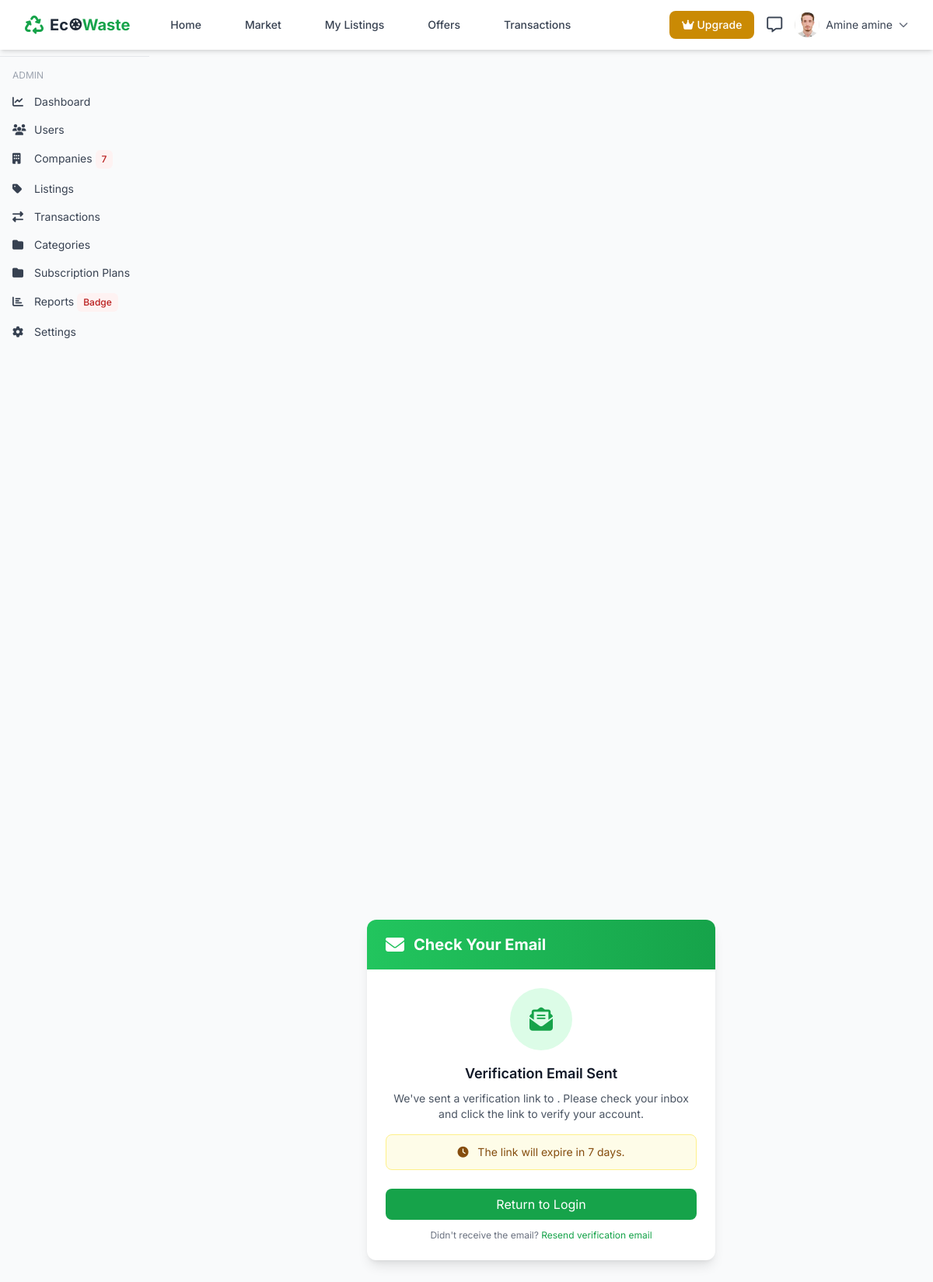
Page /auth/verification-sent (signed in) on the committed database.
### app/auth/models.py (models this page shows, shortened)
class User(db.Model,UserMixin):
    __tablename__ = 'user'
    id = db.Column(db.Integer(),primary_key=True)
    company_id = db.Column(db.Integer(),db.ForeignKey('company.id'))
    full_name = db.Column(db.String(length=30),nullable=False)
    avatar_url= db.Column(db.String(length=30))
    phone = db.Column(db.String(length=30))
    email = db.Column(db.String(length=50),nullable=False,index=True)
    email_verified=db.Column(db.Boolean(),default=False)
    password_hash=db.Column(db.String(length=50),nullable=False)
    role = db.Column(db.String(length=30),nullable=False)  # owner, manager, employee
    job_title =db.Column(db.String(length=30))
    department =db.Column(db.String(length=30))
    notification_preferences =db.Column(db.String(length=30))
    reset_password_token = db.Column(db.String(100), unique=True, index=True)
    reset_password_expires = db.Column(db.DateTime)
    email_verified = db.Column(db.Boolean, default=False)
    email_verified_at = db.Column(db.DateTime)
    verification_token = db.Column(db.String(100), unique=True)
    verification_token_expires = db.Column(db.DateTime)
    verification_attempts = db.Column(db.Integer, default=0)
    status=db.Column(db.String(length=30), default="active")
    authorized=db.Column(db.Boolean(),default=True)
    created_at = db.Column(db.DateTime(timezone=True), server_default=db.func.now())
    owned_company = db.relationship("Company", back_populates="users")
    items = db.relationship('Item', back_populates='owned_user',lazy=True)
    notifications = db.relationship('Notification', back_populates='user')
    transactions_as_seller_manager = db.relationship('Transaction',foreign_keys='Transaction.seller_manager_id', back_populates='seller_manager',lazy=True)
    transactions_as_buyer_manager = db.relationship('Transaction',foreign_keys='Transaction.buyer_manager_id',  back_populates='buyer_manager',lazy=True)
    reviews_written = db.relationship('Review', back_populates='reviewer',foreign_keys='Review.reviewer_id')
    @property
    def unread_notification_count(self):
        from app.auth.models import Notification
        from datetime import datetime
        Notif = namedtuple('Notif', ['related_type', 'related_type_count'])
        result=Notification.query.with_entities(
                Notification.related_type,
                func.count(Notification.id).label("related_type_count")
                ).group_by(Notification.related_type).filter_by(is_read=False,user_id=current_user.id).all()
        result_object={}
        for res in result:
            result_object[res.related_type]=res.related_type_count
        return result_object
    @property
    def password(self):
        return self.password

### app/auth/routes.py (the view)
@bp.route('/verification-sent')
def verification_sent():
    email = request.args.get('email', '')
    return render_template('verification_sent.html', email=email)

### app/__init__.py (called while the page is built)
@app.context_processor
def inject_now():
    return {'now': datetime.utcnow}

### app/auth/models.py (called while the page is built)
@login_manager.user_loader
def load_user(user_id):
    return User.query.get(int(user_id))

    @property
    def is_in_grace_period(self):
        if not self.subscription_grace_period_ends:
            return False
        return datetime.now() < self.subscription_grace_period_ends

### app/context_processors.py (called while the page is built)
def inject_notifications():
    def get_notifications(user_id=None):
        if user_id:
            return NotificationService.get_recent_notifications(user_id)
        return []
    def get_unread_count(user_id=None):
        if user_id:
            return NotificationService.get_unread_count(user_id)
        return 0
    def get_notification_badge(user):
        """Get notification data for a user"""
        if not user or not user.is_authenticated:
            return {'count': 0, 'notifications': []}
        return {
            'count': NotificationService.get_unread_count(user.id),
            'notifications': NotificationService.get_recent_notifications(user.id, limit=10)
        }
    return {
        'notification_badge': get_notification_badge,
        'get_notifications': get_notifications,
        'get_unread_count': get_unread_count
    }

def inject_notification_service():
    from app.services.notification_service import NotificationService
    return {'NotificationService': NotificationService}

### app/auth/templates/verification_sent.html (shortened to what this page needs)
{% extends "base.html" %}
{% block content %}
<div class="min-h-screen flex items-center justify-center bg-gray-50 py-12 px-4">
    <div class="max-w-md w-full">
        <div class="bg-white rounded-xl shadow-lg overflow-hidden">
            <div class="bg-gradient-to-r from-green-500 to-green-600 px-6 py-4">
                <div class="flex items-center space-x-3">
                    <i class="fas fa-envelope text-2xl text-white"></i>
                    <h2 class="text-xl font-bold text-white">Check Your Email</h2>
                </div>
            </div>
            <div class="p-6 text-center">
                <div class="w-20 h-20 bg-green-100 rounded-full flex items-center justify-center mx-auto mb-4">
                    <i class="fas fa-envelope-open-text text-3xl text-green-600"></i>
                </div>
                <h3 class="text-lg font-semibold text-gray-900 mb-2">Verification Email Sent</h3>
                <p class="text-gray-600 text-sm mb-4">
                    We've sent a verification link to <strong>{{ email }}</strong>.
                    Please check your inbox and click the link to verify your account.
                </p>
                <div class="bg-yellow-50 border border-yellow-200 rounded-lg p-3 text-sm text-yellow-800">
                    <i class="fas fa-clock mr-2"></i>
                    The link will expire in 7 days.
                </div>
                <div class="mt-6 space-y-3">
                    <a href="{{ url_for('auth.login') }}" class="block w-full bg-green-600 text-white py-2 rounded-lg hover:bg-green-700">
                        Return to Login
                    </a>
                    <p class="text-xs text-gray-500">
                        Didn't receive the email?
                        <a href="{{ url_for('auth.resend_verification') }}" class="text-green-600 hover:text-green-700">
                            Resend verification email
                        </a>
                    </p>
                </div>
            </div>
        </div>
    </div>
</div>
{% endblock %}

### app/templates/base.html (shortened to what this page needs)
<!DOCTYPE html>
<html lang="en">
<head>
    <script src="https://cdn.tailwindcss.com"></script>
    <link rel="stylesheet" href="https://cdnjs.cloudflare.com/ajax/libs/font-awesome/6.4.0/css/all.min.css">
</head>
<body class="bg-gray-50">
    <nav class="bg-white shadow-md sticky top-0 z-50">
        <div class="max-w-7xl mx-auto px-4 sm:px-6 lg:px-8">
            <div class="flex justify-between h-16">
                <div class="flex items-center">
                    <a href="{{ url_for('home') }}" class="flex items-center space-x-2">
                        <i class="fas fa-recycle text-2xl text-green-600"></i>
                        <span class="font-bold text-xl text-gray-800">Ec♼<span class="text-green-600">Waste</span></span>
                    </a>
                    <div class="hidden md:flex ml-10 space-x-8">
                        <a href="{{ url_for('home') }}" class="text-gray-700 hover:text-green-600 px-3 py-2 text-sm font-medium {% if request.endpoint == 'main.index' %}text-green-600 border-b-2 border-green-600{% endif %}">
                            Home
                        </a>
                        <a  href="{{url_for('listings.market_category')}}" class="text-gray-700 hover:text-green-600 px-3 py-2 text-sm font-medium ">
                            Market
                        </a>
                        {% if current_user.is_authenticated %}
                         {%set notif=current_user.unread_notification_count%}
                        <a href="{{ url_for('listings.listings') }}" class="text-gray-700 hover:text-green-600 px-3 py-2 text-sm font-medium">
                            My Listings
                        </a>
                            <a href="{{ url_for('offers.index') }}" class="relative inline-block text-gray-700 hover:text-green-600 px-3 py-2 text-sm font-medium">
                            Offers
                            </a>
                        <a href="{{ url_for('transactions.index') }}" class="relative inline-block text-gray-700 hover:text-green-600 px-3 py-2 text-sm font-medium">
                            Transactions
                        </a>
                        {% endif %}
                    </div>
                </div>
                <div class="flex items-center space-x-4">
                    {% if current_user.is_authenticated %}
                    {% if current_user.owned_company.subscription_status =="active" %}
                    <a href="{{ url_for('subscription.pricing') }}" class="bg-yellow-600 text-white px-4 py-2 rounded-lg text-sm font-medium hover:bg-fuchsia-700 transition">
                        <i class="fa-solid fa-crown"></i> {{current_user.owned_company.subscription_plan.name}}
                    </a>
                    {%elif current_user.owned_company.subscription_status =="pending_payment"%}
                     <a href="{{ url_for('subscription.pricing') }}" class="bg-yellow-600 text-white px-4 py-2 rounded-lg text-sm font-medium hover:bg-fuchsia-700 transition">
                        <i class="fa-solid fa-crown"></i> Pending
                    </a>
                    {% else %}
                     <a href="{{ url_for('subscription.pricing') }}" class="bg-yellow-600 text-white px-4 py-2 rounded-lg text-sm font-medium hover:bg-fuchsia-700 transition">
                        <i class="fa-solid fa-crown"></i> Upgrade
                    </a>
                    {% endif %}
                    <div class="relative inline-block">
                        <a href="{{ url_for('messages.index') }}" class="text-gray-700 hover:text-green-600">
                            <i class="fa-regular fa-message text-xl"></i>
                        </a>
                    </div>
                    <div class="relative group">
                        <button class="flex items-center space-x-2 focus:outline-none">
                            {% if current_user.avatar_url %}
                            <img src="{{ url_for('static', filename='uploads/avatars/' + current_user.avatar_url) }}" class="w-8 h-8 rounded-full object-cover">
                            {% else %}
                            <div class="w-8 h-8 rounded-full bg-green-100 flex items-center justify-center">
                                <span class="text-green-600 font-medium">{{ current_user.initials }}</span>
                            </div>
                            {% endif %}
                            <span class="text-sm text-gray-700 hidden md:inline">{{ current_user.full_name }}</span>
                            <i class="fas fa-chevron-down text-xs text-gray-500"></i>
                        </button>
                    </div>
                    {% endif %}
                </div>
            </div>
        </div>
    </nav>
    {% if current_user.is_authenticated and current_user.role == 'super_admin' %}
<div class="border-t mt-2 pt-2 w-48 float-left">
    <div class="px-4 py-2 text-xs text-gray-400 uppercase">Admin</div>
    <a href="{{ url_for('admin.dashboard') }}" class="block px-4 py-2 text-sm text-gray-700 hover:bg-gray-100">
        <i class="fas fa-chart-line w-5 mr-2"></i>Dashboard
    </a>
    <a href="{{ url_for('admin.users') }}" class="block px-4 py-2 text-sm text-gray-700 hover:bg-gray-100">
        <i class="fas fa-users w-5 mr-2"></i>Users {% if notif.user %}<span class="inline-flex items-center rounded-md bg-red-50 px-2 py-1 text-xs font-medium text-red-700 inset-ring inset-ring-red-600/10">{{ notif.user}}</span>{%endif%}
    </a>
    <a href="{{ url_for('admin.companies') }}" class="block px-4 py-2 text-sm text-gray-700 hover:bg-gray-100">
        <i class="fas fa-building w-5 mr-2"></i>Companies {% if notif.company  %}<span class="inline-flex items-center rounded-md bg-red-50 px-2 py-1 text-xs font-medium text-red-700 inset-ring inset-ring-red-600/10">{{ notif.company}}</span>{%endif%}
    </a>
    <a href="{{ url_for('admin.listings') }}" class="block px-4 py-2 text-sm text-gray-700 hover:bg-gray-100">
        <i class="fas fa-tag w-5 mr-2"></i>Listings
    </a>
    <a href="{{ url_for('admin.transactions') }}" class="block px-4 py-2 text-sm text-gray-700 hover:bg-gray-100">
        <i class="fas fa-exchange-alt w-5 mr-2"></i>Transactions
    </a>
    <a href="{{ url_for('admin.categories') }}" class="block px-4 py-2 text-sm text-gray-700 hover:bg-gray-100">
        <i class="fas fa-folder w-5 mr-2"></i>Categories
    </a>
    <a href="{{ url_for('admin.subscriptions') }}" class="block px-4 py-2 text-sm text-gray-700 hover:bg-gray-100">
        <i class="fas fa-folder w-5 mr-2"></i>Subscription Plans
    </a>
    <a href="{{ url_for('admin.reports') }}" class="block px-4 py-2 text-sm text-gray-700 hover:bg-gray-100">
        <i class="fas fa-chart-bar w-5 mr-2"></i>Reports <span class="inline-flex items-center rounded-md bg-red-50 px-2 py-1 text-xs font-medium text-red-700 inset-ring inset-ring-red-600/10">Badge</span>
    </a>
    <a href="{{ url_for('admin.settings') }}" class="block px-4 py-2 text-sm text-gray-700 hover:bg-gray-100">
        <i class="fas fa-cog w-5 mr-2"></i>Settings
    </a>
</div>
{% endif %}
    <main>
        {% block content %}{% endblock %}
    </main>
</body>
</html>

### app/templates/base.html (style rules this page uses)
* { font-family: 'Inter', sans-serif; }

### rows in the picture
User: avatar_url (picture), full_name "Amine amine"

### other values in the picture
{{ notif.company }} "7"
